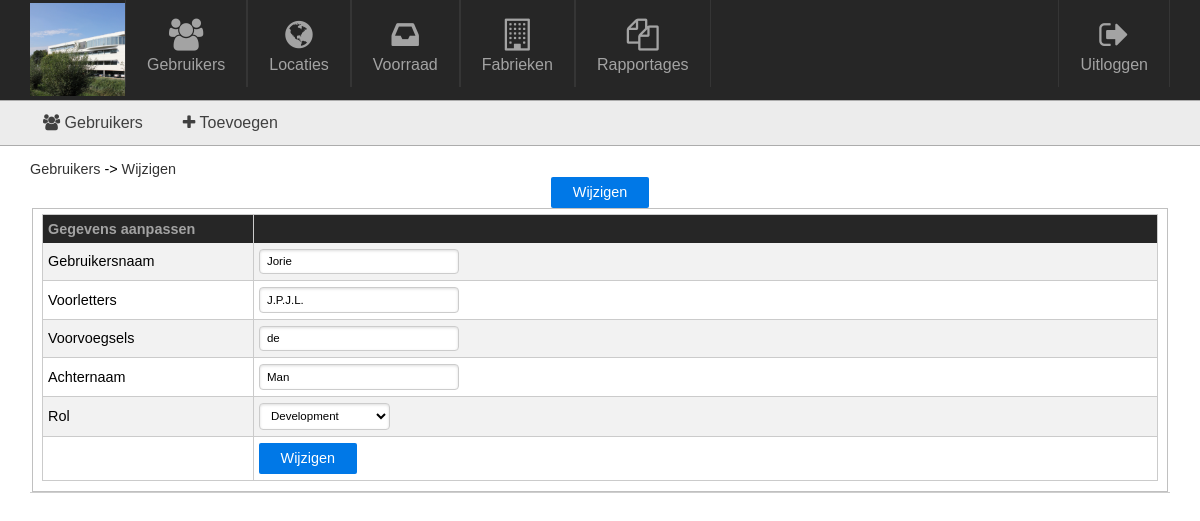
/admin/users/edit.php?id=1 (signed in), run on the app's committed database.
### tables this page shows
CREATE TABLE IF NOT EXISTS `users` (
  `id` int(11) NOT NULL AUTO_INCREMENT,
  `role_id` int(11) NOT NULL,
  `initials` varchar(32) NOT NULL,
  `prefix` varchar(32) DEFAULT NULL,
  `last_name` varchar(32) NOT NULL,
  `username` varchar(32) NOT NULL,
  `password` varchar(64) NOT NULL,
  `deleted` int(1) DEFAULT '0',
  PRIMARY KEY (`id`)
);

### admin/functions/users.php (called while the page is built, shortened)
<?php
	function login_sql(){
		$link = mysqli_connect('localhost', 'root', '', 'toolsforever');
		if(!$link){
			die('Connect Error: ' . mysqli_connect_errno());
		}
		else{
			return $link;
		}
	}
	function get_user($id){
		$db = login_sql();
		$sql = "
			SELECT
				`users`.`id`,
				`users`.`username`,
				`users`.`initials`,
				`users`.`prefix`,
				`users`.`last_name`,
				`roles`.`name` AS `role`
			FROM
				`users`
			JOIN
				`roles`
			ON
				`users`.`role_id` = `roles`.`id`
			WHERE
				`users`.`id` = '{$id}'
		";
		$query = mysqli_query($db, $sql);
		while($row = mysqli_fetch_assoc($query)){
			$data = $row;
		}
		return $data;
	}
	function get_all_roles(){
		$db = login_sql();
		$sql = "
			SELECT
				*
			FROM
				`roles`
		";
		$query = mysqli_query($db, $sql);
		$data = array();
		while($row = mysqli_fetch_assoc($query)){
			$data[] = $row;
		}
		return $data;
	}
?>

### admin/users/edit.php (the view, shortened to what this page needs)
<?php
	include("../base/header.php");
	require("../functions/users.php");
	$id = $_GET["id"];
	$user = get_user($id);
	$roles = get_all_roles();
?>
<div class="pure-button pure-button-primary edit_button">
	Wijzigen
</div>
<fieldset>
	<table class="pure-table pure-table-bordered pure-table-striped pure-form form form_overview">
		<thead>
			<tr>
				<th>Gegevens aanpassen</th>
				<th></th>
			</tr>
		</thead>
		<tbody>
			<tr>
				<td>Gebruikersnaam</td>
				<td><input type="text" name="username" value="<?= $user['username']; ?>" required/></td>
			</tr>
			<tr>
				<td>Voorletters</td>
				<td><input type="text" name="initials" value="<?= $user['initials']; ?>" required/></td>
			</tr>
			<tr>
				<td>Voorvoegsels</td>
				<td><input type="text" name="prefix" value="<?= $user['prefix']; ?>"/></td>
			</tr>
			<tr>
				<td>Achternaam</td>
				<td><input type="text" name="last_name" value="<?= $user['last_name']; ?>" required	/></td>
			</tr>
			<tr>
				<td>Rol</td>
				<td>
					<select name="role_id" style="width: 14.7%">
						<?php foreach($roles as $role): ?>
							<?php ($role["id"] == $user["id"] ? $selected = "selected" : $selected = ""); ?>
							<option value="<?= $role["id"]; ?>" <?= $selected; ?>><?= $role["name"]; ?></option>
						<?php endforeach; ?>
					</select>
				</td>
			</tr>
			<tr>
				<td><input type="hidden" name="id" value="<?= $user['id']; ?>"/></td>
				<td>
					<div class="pure-button pure-button-primary edit_button">
						Wijzigen
					</div>
				</td>
			</tr>
		</tbody>
	</table>
</fieldset>
<?php include("../base/footer.php"); ?>

### assets/css/pure-min.css (style rules this page uses)
html { font-size:100%;-ms-text-size-adjust:100%;-webkit-text-size-adjust:100% }
html,button,input,select,textarea { font-family:sans-serif }
body { margin:0 }
fieldset { border:1px solid silver;margin:0 2px;padding:.35em .625em .75em }
button,input,select,textarea { font-size:100%;margin:0;vertical-align:baseline;*vertical-align:middle }
button,input { line-height:normal }
button,select { text-transform:none }
table { border-collapse:collapse;border-spacing:0 }
.pure-button { display:inline-block;*display:inline;zoom:1;line-height:normal;white-space:nowrap;vertical-align:baseline;text-align:center;cursor:pointer;-webkit-user-drag:none;-webkit-user-select:none;-moz-user-select:none;-ms-user-select:none;user-select:none }
.pure-button { font-size:100%;*font-size:90%;*overflow:visible;padding:.5em 1.5em;color:#444;color:rgba(0,0,0,.8);*color:#444;border:1px solid #999;border:0 rgba(0,0,0,0);background-color:#E6E6E6;text-decoration:none;border-radius:2px;-webkit-transition:.1s linear -webkit-box-shadow;-moz-transition:.1s linear -moz-box-shadow;-ms-transition:.1s linear box-shadow;-o-transition:.1s linear box-shadow;transition:.1s linear box-shadow }
.pure-button-primary,.pure-button-selected,a.pure-button-primary,a.pure-button-selected { background-color:#0078e7;color:#fff }
.pure-form input[type=text],.pure-form input[type=password],.pure-form input[type=email],.pure-form input[type=url],.pure-form input[type=date],.pure-form input[type=month],.pure-form input[type=time],.pure-form input[type=datetime],.pure-form input[type=datetime-local],.pure-form input[type=week],.pure-form input[type=number],.pure-form input[type=search],.pure-form input[type=tel],.pure-form input[type=color],.pure-form select,.pure-form textarea { padding:.5em .6em;display:inline-block;border:1px solid #ccc;font-size:.8em;box-shadow:inset 0 1px 3px #ddd;border-radius:4px;-webkit-transition:.3s linear border;-moz-transition:.3s linear border;-ms-transition:.3s linear border;-o-transition:.3s linear border;transition:.3s linear border;-webkit-box-sizing:border-box;-moz-box-sizing:border-box;box-sizing:border-box }
.pure-form select { border:1px solid #ccc;background-color:#fff }
.pure-table { border-collapse:collapse;border-spacing:0;empty-cells:show;border:1px solid #cbcbcb }
.pure-table td,.pure-table th { border-left:1px solid #cbcbcb;border-width:0 0 0 1px;font-size:inherit;margin:0;overflow:visible;padding:6px 12px }
.pure-table td:first-child,.pure-table th:first-child { border-left-width:0 }
.pure-table thead { background:#e0e0e0;color:#000;text-align:left;vertical-align:bottom }
.pure-table td { background-color:transparent }
.pure-table-striped tr:nth-child(2n-1) td { background-color:#f2f2f2 }
.pure-table-bordered td { border-bottom:1px solid #cbcbcb }
.pure-table-bordered tbody>tr:last-child td,.pure-table-horizontal tbody>tr:last-child td { border-bottom-width:0 }

### assets/css/global.css (style rules this page uses)
html { overflow-y: scroll; }
body { background: #ffffff; }
table { width: 100%; }
.pure-table thead { color: #A3A3A3; background: #262626; }
th { text-align: left; }

### assets/css/style.css (style rules this page uses)
.content_inner input { width: 200px; }
.form_overview { text-align: left; }
.form_overview thead tr th:first-child { width: 200px; }
.pure-table td, .pure-table th { padding: 6px 5px !important; }

### data on the page
users: username "Jorie", initials "J.P.J.L.", prefix "de", last_name "Man"

### other printed values
$crumb["display"] "Gebruikers"
$crumb["display"] "Wijzigen"
form field role_id "Development"
